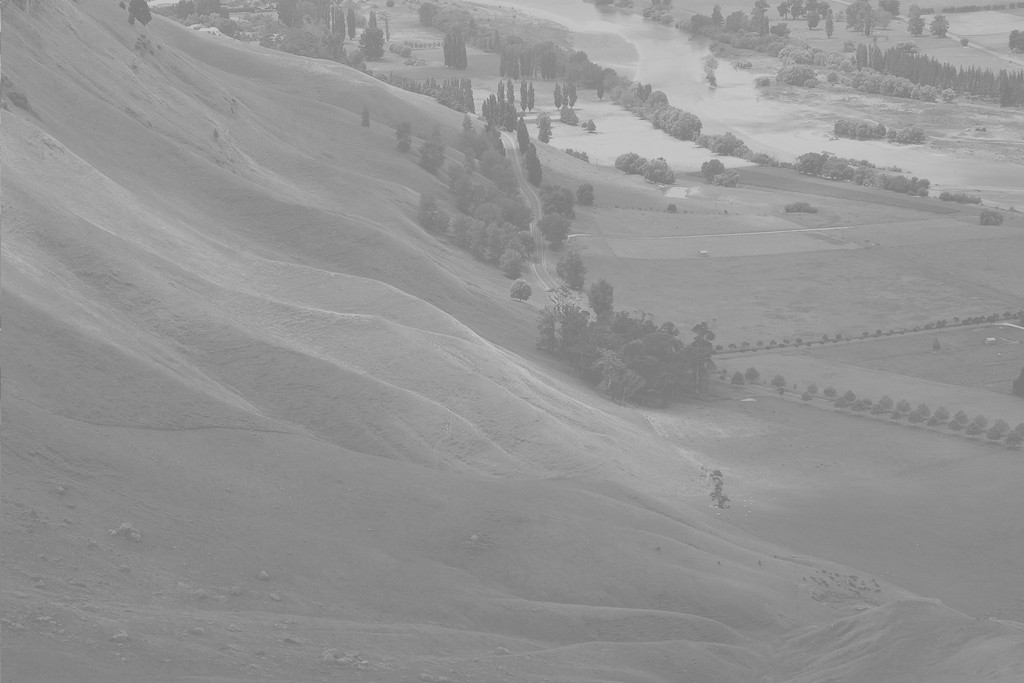
%> input picture Unequalized_Hawkes_Bay_NZ.jpg, 1024 x 683 px
$ octave Lesson5.m   (GNU Octave 9; MATLAB toolbox functions it lacks are replaced by stand-ins)
%> lines starting %> are read from the running program, lines starting %| are printed output that depends on the picture
%% Histogram eq
i = imread('Unequalized_Hawkes_Bay_NZ.jpg');
%> i is the input picture: size 683x1024x3 uint8; min 114, max 208, mean 148
subplot(221);imshow(i);
subplot(222);imhist(i);
subplot(223);imshow(histeq(i));
%> after `imshow(histeq(i))`:
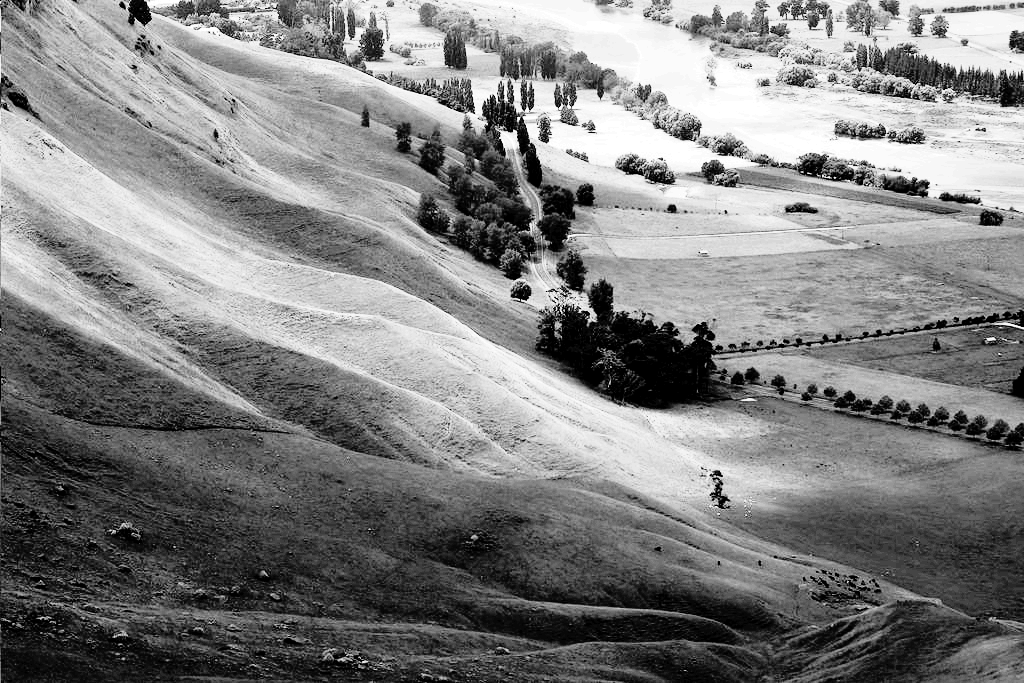
%> displayed picture: size 683x1024x3, on the screen's scale of 0 to 255; min 0, max 255, mean 128.7
subplot(224);imhist(histeq(i));
%> after `imhist(histeq(i))`:
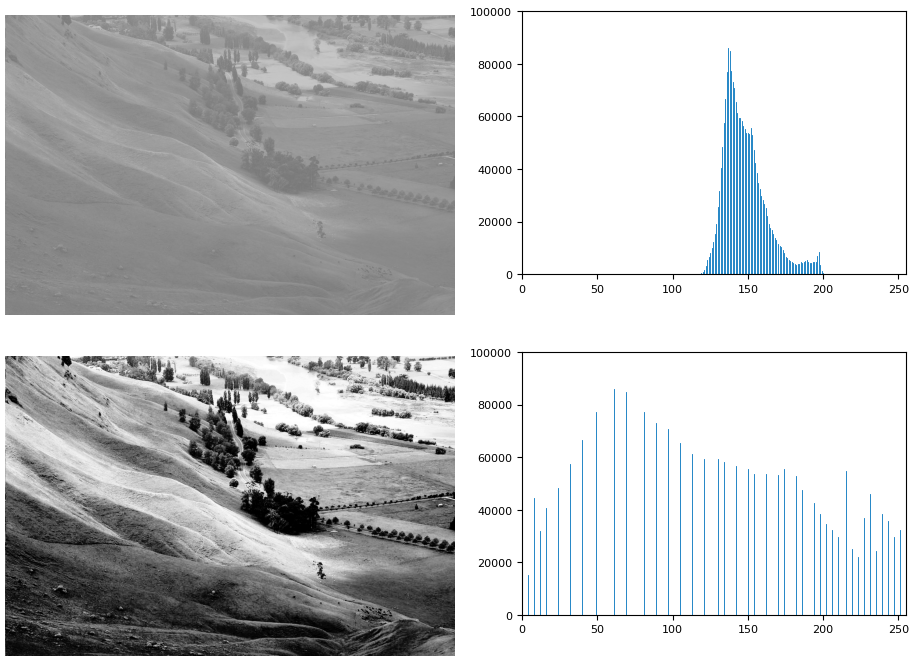
%> figure redrawn from the program's plot data, 4 panels

%% Adjusting photo
i_adj = imadjust(i, [100/255 225/255],[]);
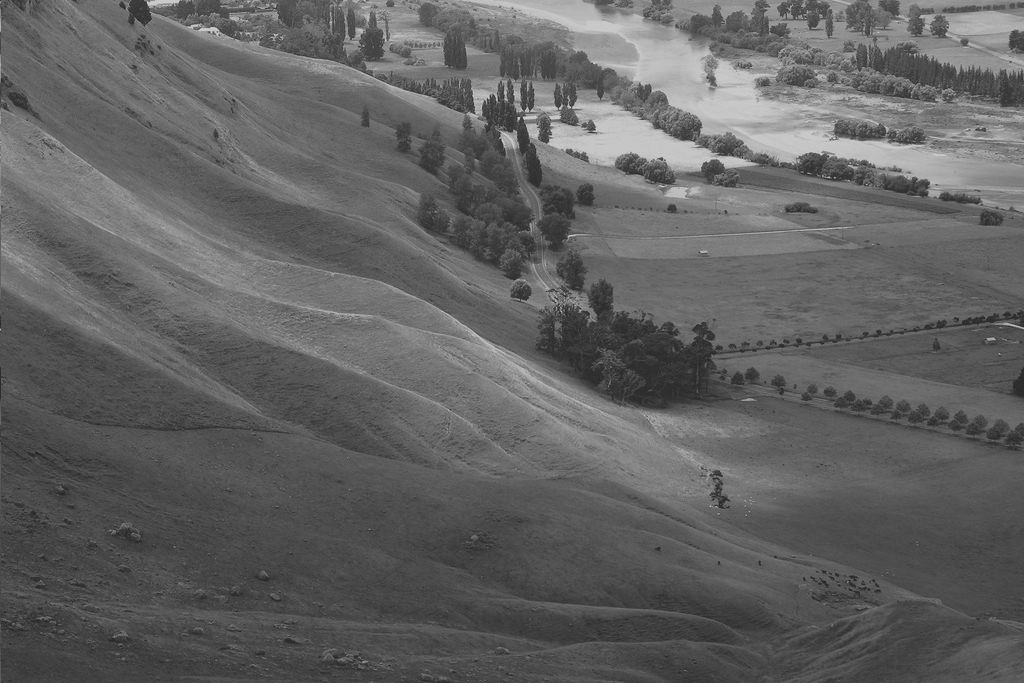
%> i_adj: size 683x1024x3 uint8; min 29, max 220, mean 97.9
subplot(221);imshow(i);
subplot(222);imhist(i);
subplot(223);imshow(i_adj);
%> after `imshow(i_adj)`:
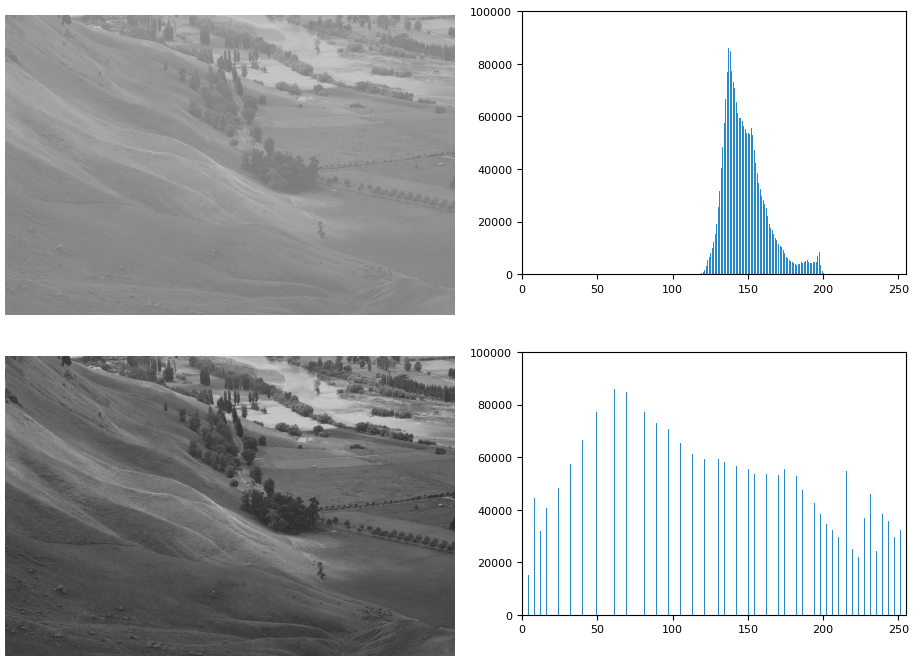
%> figure redrawn from the program's plot data, 4 panels
subplot(224);imhist(histeq(i_adj));
